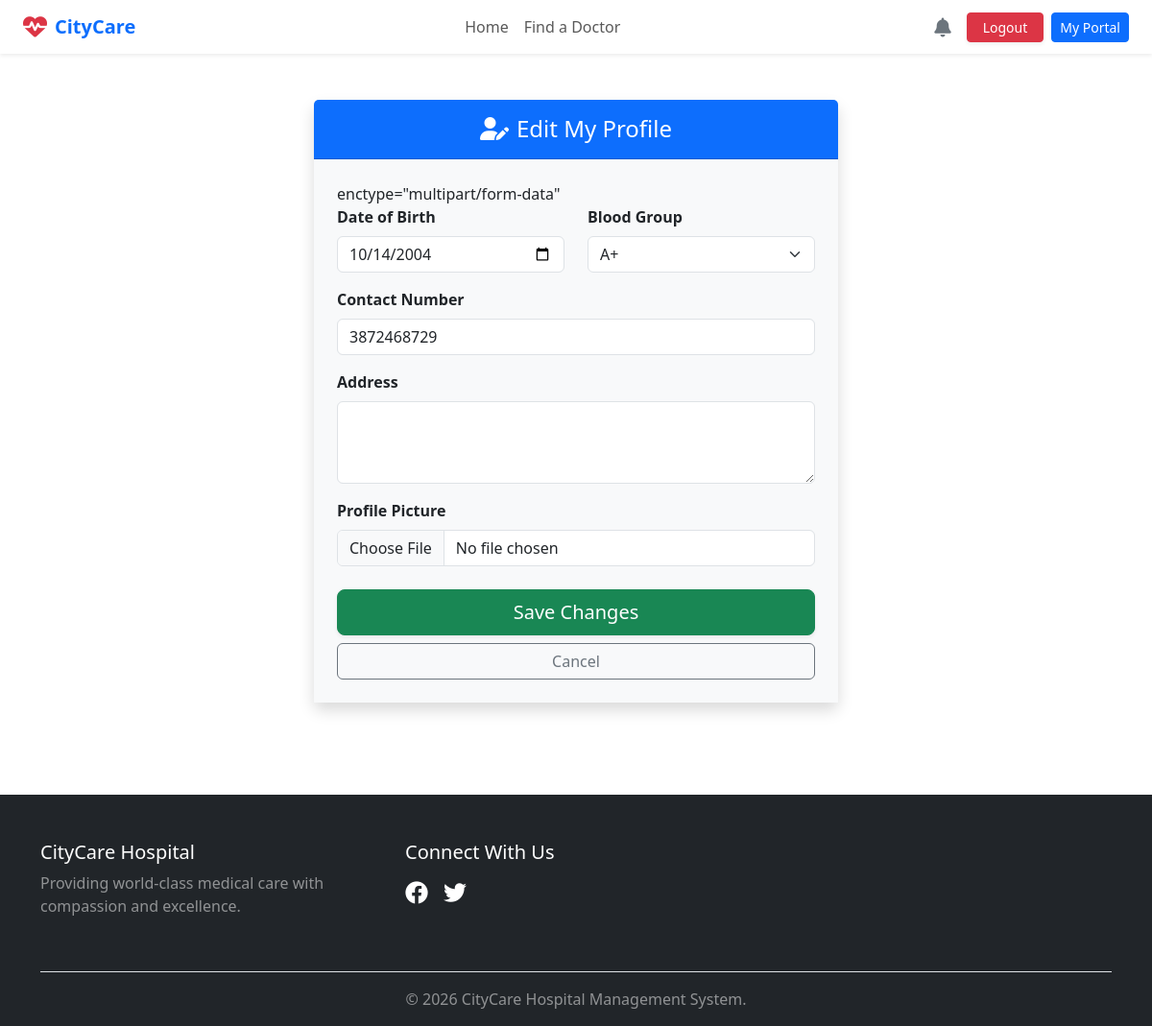
The app's page /patients/profile/edit/ (signed in) with its own data.
### patients/models.py (models this page shows, shortened)
class Patient(models.Model):
    user = models.OneToOneField(settings.AUTH_USER_MODEL, on_delete=models.CASCADE, related_name='patient_profile')
    date_of_birth = models.DateField(null=True, blank=True)
    blood_group = models.CharField(max_length=10, blank=True)
    medical_history = models.TextField(blank=True, help_text="Past illnesses, allergies, etc.")
    contact_number = models.CharField(max_length=15, blank=True)
    address = models.TextField(blank=True)
    profile_picture = models.ImageField(upload_to='profile_pics/patients/', null=True, blank=True)

### patients/views.py (the view)
# urls.py: path('profile/edit/', views.edit_profile, name='edit_profile'),
@login_required
def edit_profile(request):
    if not request.user.is_patient:
        return redirect('home')
    patient = Patient.objects.get(user=request.user)
    if request.method == 'POST':
        form = PatientProfileForm(request.POST, request.FILES, instance=patient)
        if form.is_valid():
            form.save()
            messages.success(request, "Your profile has been updated successfully!")
            return redirect('patient_dashboard')
    else:
        form = PatientProfileForm(instance=patient)
    return render(request, 'patients/edit_profile.html', {'form': form})

### patients/forms.py
class PatientProfileForm(forms.ModelForm):
    class Meta:
        model = Patient
        fields = ['date_of_birth', 'contact_number', 'address', 'blood_group', 'profile_picture']
        widgets = {
            'date_of_birth': forms.DateInput(attrs={'type': 'date', 'class': 'form-control'}),
            'contact_number': forms.TextInput(attrs={'class': 'form-control', 'placeholder': '+1 234 567 8900'}),
            'address': forms.Textarea(attrs={'class': 'form-control', 'rows': 3}),
            'blood_group': forms.Select(
                choices=[('A+', 'A+'), ('A-', 'A-'), ('B+', 'B+'), ('B-', 'B-'), ('O+', 'O+'), ('O-', 'O-'), ('AB+', 'AB+'), ('AB-', 'AB-')],
                attrs={'class': 'form-select'}
            ),
            'profile_picture': forms.FileInput(attrs={'class': 'form-control'}),
        }

### dashboard/context_processors.py (called while the page is built)
def user_notifications(request):
    if request.user.is_authenticated:
        unread_notifications = Notification.objects.filter(user=request.user, is_read=False).order_by('-created_at')
        return {
            'notifications': unread_notifications,
            'unread_count': unread_notifications.count()
        }
    return {'notifications': [], 'unread_count': 0}

### templates/patients/edit_profile.html (shortened to what this page needs)
{% extends 'base.html' %}
{% block content %}
<div class="container py-5">
    <div class="row justify-content-center">
        <div class="col-md-8 col-lg-6">
            <div class="card shadow border-0">
                <div class="card-header bg-primary text-white text-center py-3">
                    <h4 class="mb-0"><i class="fas fa-user-edit me-2"></i>Edit My Profile</h4>
                </div>
                <div class="card-body p-4 bg-light">
                    <form method="POST" enctype="multipart/form-data">
                      enctype="multipart/form-data"
                        <div class="row mb-3">
                            <div class="col-md-6">
                                <label class="form-label fw-bold">Date of Birth</label>
                                {{ form.date_of_birth }}
                            </div>
                            <div class="col-md-6 mt-3 mt-md-0">
                                <label class="form-label fw-bold">Blood Group</label>
                                {{ form.blood_group }}
                            </div>
                        </div>
                        <div class="mb-3">
                            <label class="form-label fw-bold">Contact Number</label>
                            {{ form.contact_number }}
                        </div>
                        <div class="mb-3">
                            <label class="form-label fw-bold">Address</label>
                            {{ form.address }}
                        </div>
                        <div class="mb-4">
                            <label class="form-label fw-bold">Profile Picture</label>
                            {{ form.profile_picture }}
                        </div>
                        <div class="d-grid gap-2">
                            <button type="submit" class="btn btn-success btn-lg shadow-sm">Save Changes</button>
                            <a href="{% url 'patient_dashboard' %}" class="btn btn-outline-secondary">Cancel</a>
                        </div>
                    </form>
                </div>
            </div>
        </div>
    </div>
</div>
{% endblock %}

### records on screen
Patient: date_of_birth "10/14/2004", blood_group "A+", contact_number "3872468729"
